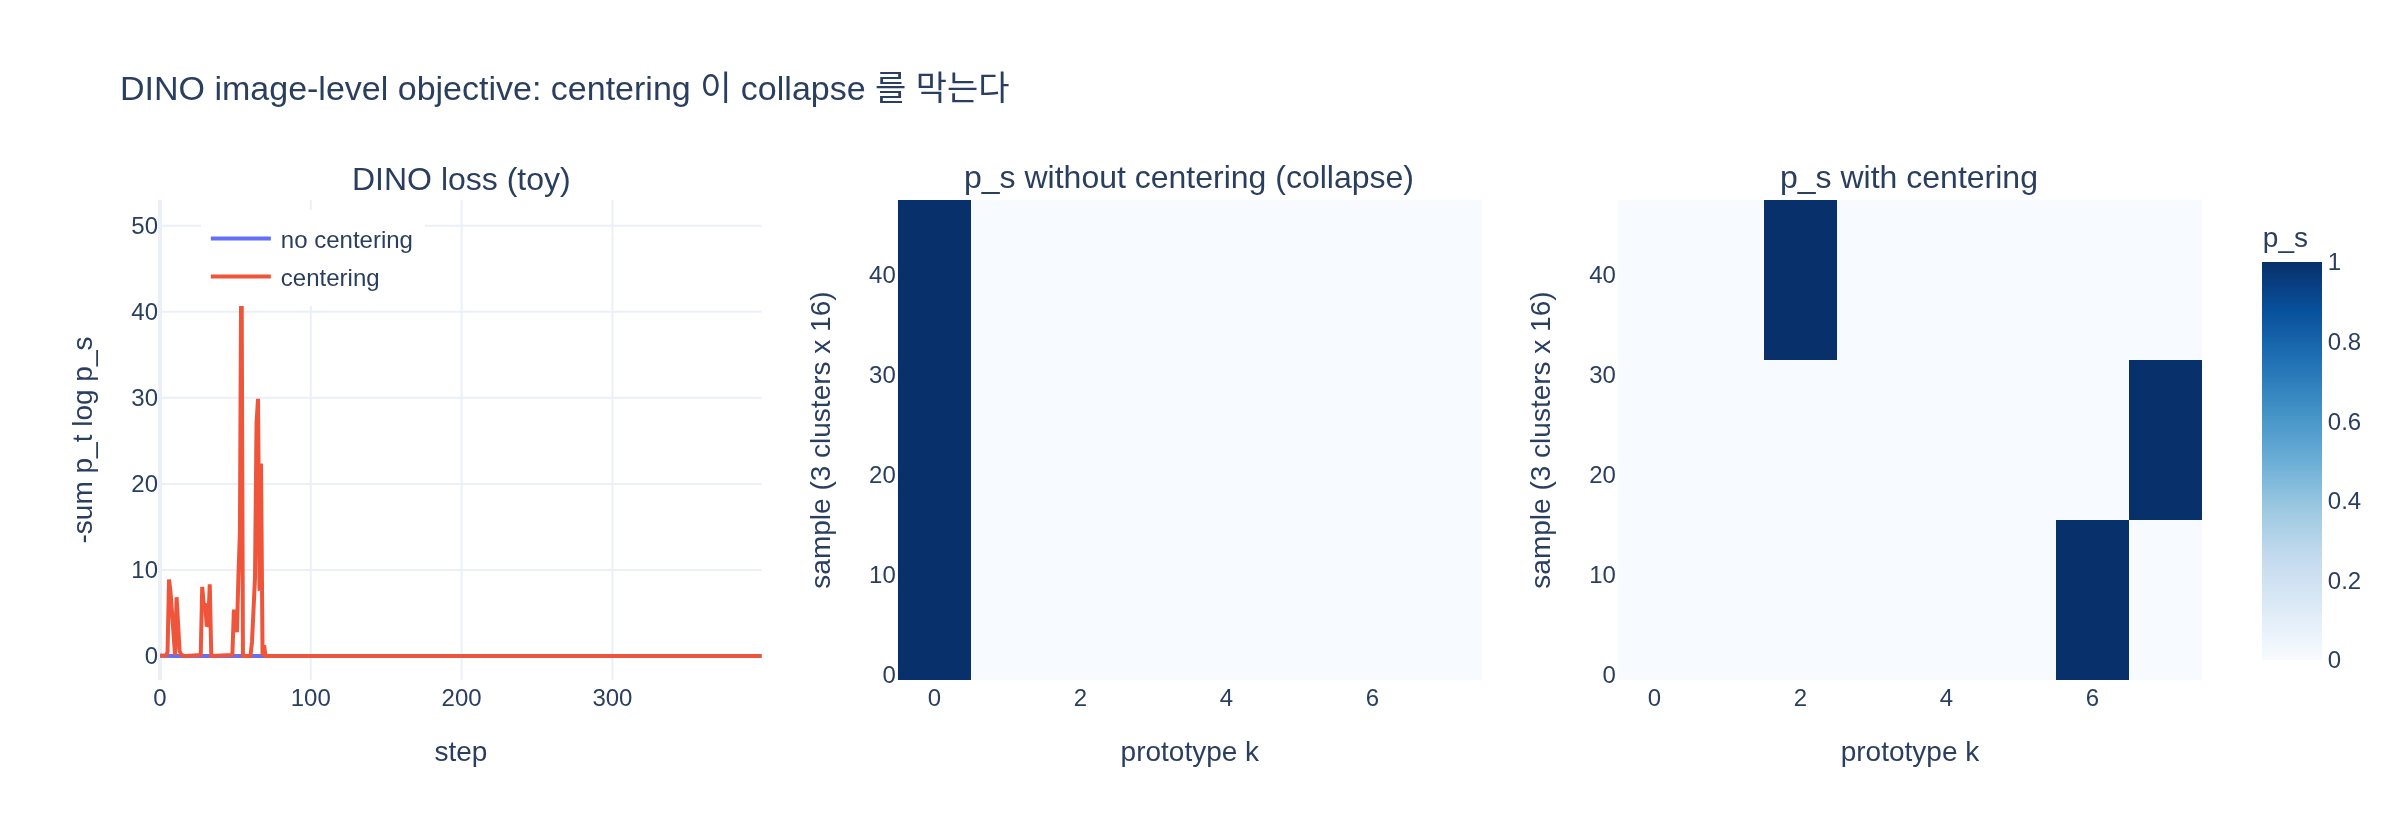

Recreate this plot in Python.
# %% [markdown]
# # DINO image-level objective 를 numpy 로 따라가기
#
# 목표: 논문 §4 의 image-level objective
#
# $$\mathcal{L}_{DINO} = -\sum_k p_t^{(k)} \log p_s^{(k)},\qquad
# p_s = \mathrm{softmax}(s/\tau_s),\quad p_t = \mathrm{softmax}((t-c)/\tau_t)$$
#
# 를 (1) softmax/온도, (2) cross-entropy, (3) centering·sharpening, (4) Sinkhorn-Knopp,
# (5) 작은 학습 시뮬레이션(collapse 재현) 순서로 확인한다. torch 없이 numpy 만 사용.
#
# 필요 패키지: numpy, plotly, kaleido (expy.png 저장용)

# %%
import os
import numpy as np

np.random.seed(0)
HERE = os.path.dirname(os.path.abspath(__file__)) if "__file__" in globals() else os.getcwd()


def _show(fig):
    try:
        from IPython import get_ipython
        if get_ipython() is not None:  # VSCode 셀/Jupyter에서만 렌더링
            fig.show()
    except ImportError:
        pass


def softmax(z, tau=1.0, axis=-1):
    z = z / tau
    z = z - z.max(axis=axis, keepdims=True)  # 수치 안정화
    e = np.exp(z)
    return e / e.sum(axis=axis, keepdims=True)


def log_softmax(z, tau=1.0, axis=-1):
    z = z / tau
    z = z - z.max(axis=axis, keepdims=True)
    return z - np.log(np.exp(z).sum(axis=axis, keepdims=True))


def entropy(p, axis=-1):
    return -(p * np.log(p + 1e-12)).sum(axis=axis)


# %% [markdown]
# ## 1. softmax 와 온도 $\tau$
#
# 같은 점수 벡터에 $\tau$ 만 바꿔 보면, $\tau$ 가 작을수록 분포가 뾰족(sharp)해진다.
# DINO 는 student 에 $\tau_s=0.1$, teacher 에 $\tau_t=0.04\sim0.07$ 을 준다.

# %%
scores = np.array([0.9, 0.7, 0.5, 0.1, -0.3])  # cos 유사도 같은 prototype score 예시
for tau in [1.0, 0.1, 0.04]:
    p = softmax(scores, tau)
    print(f"tau={tau:<5} p={np.round(p, 4)}  entropy={entropy(p):.3f}")
# 출력:
# tau=1.0   p=[0.3087 0.2527 0.2069 0.1387 0.093 ]  entropy=1.531
# tau=0.1   p=[8.666e-01 1.173e-01 1.590e-02 3.000e-04 0.000e+00]  entropy=0.444
# tau=0.04  p=[0.9933 0.0067 0.     0.     0.    ]  entropy=0.041

# %% [markdown]
# ## 2. cross-entropy 와 그 최소값
#
# $H(p_t,p_s) = -\sum_k p_t^{(k)}\log p_s^{(k)} = H(p_t) + \mathrm{KL}(p_t\|p_s)$ 이므로
# $p_s=p_t$ 일 때 최소이고 그 값은 $H(p_t)$ 이다. 무작위 $p_s$ 로 수치 확인.

# %%
def cross_entropy(p_t, log_p_s):
    return -(p_t * log_p_s).sum(-1)


p_t = softmax(scores, 0.07)
ce_self = cross_entropy(p_t, np.log(p_t))
print(f"H(p_t)            = {entropy(p_t):.4f}")
print(f"CE(p_t, p_s=p_t)  = {ce_self:.4f}")
for _ in range(3):
    s_rand = np.random.randn(5)
    ce = cross_entropy(p_t, log_softmax(s_rand, 0.1))
    print(f"CE(p_t, random p_s) = {ce:.4f}  (>= {ce_self:.4f}: {ce >= ce_self})")
# 출력:
# H(p_t)            = 0.2316
# CE(p_t, p_s=p_t)  = 0.2316
# CE(p_t, random p_s) = 5.5631  (>= 0.2316: True)
# CE(p_t, random p_s) = 18.2089  (>= 0.2316: True)
# CE(p_t, random p_s) = 12.3747  (>= 0.2316: True)

# %% [markdown]
# ## 3. teacher 의 centering + sharpening
#
# 논문/코드: `p_t = softmax((t - c) / tau_t)`, `c <- m*c + (1-m)*mean_batch(t)`, $m=0.9$.
#
# 시나리오: 배치 $B=6$, prototype $K=5$. 모든 샘플의 0번 prototype 점수에 공통 편향 $+3$ 이 있어
# (collapse 초기 증상) 그대로 softmax 하면 모두 0번으로 몰린다. centering 이 그 편향을 제거하는지 본다.

# %%
B, K = 6, 5
t = np.random.randn(B, K) * 0.5
t[:, 0] += 3.0  # 공통 편향: 모든 샘플이 prototype 0 을 선호

center = np.zeros((1, K))
momentum = 0.9
for _ in range(50):  # 여러 iteration 동안 같은 통계의 배치를 봤다고 가정
    center = momentum * center + (1 - momentum) * t.mean(0, keepdims=True)
print("EMA center      :", np.round(center[0], 3))

p_raw = softmax(t, 0.07)                 # centering 없음, sharpening 만
p_center = softmax(t - center, 1.0)      # centering 만, sharpening 없음
p_both = softmax(t - center, 0.07)       # DINO teacher
for name, p in [("sharpen only ", p_raw), ("center only  ", p_center), ("center+sharpen", p_both)]:
    print(f"{name}: argmax={p.argmax(1)}  mean per-sample H={entropy(p).mean():.3f}"
          f"  H(batch-mean p)={entropy(p.mean(0)):.3f}")
# 출력:
# EMA center      : [ 2.619  0.197 -0.076  0.057  0.143]
# sharpen only : argmax=[0 0 0 0 0 0]  mean per-sample H=0.000  H(batch-mean p)=0.000
# center only  : argmax=[1 4 3 0 2 3]  mean per-sample H=1.478  H(batch-mean p)=1.608
# center+sharpen: argmax=[1 4 3 0 2 3]  mean per-sample H=0.239  H(batch-mean p)=1.533

# %% [markdown]
# 해석
# * **sharpen only**: 전부 prototype 0 → 한 차원 지배형 collapse. 배치 평균 분포의 엔트로피 0.
# * **center only**: 샘플별로 다른 prototype 을 가리키지만 각 분포가 흐릿함(H 큼) → 균등분포형 collapse 위험.
# * **center+sharpen**: 각 샘플은 뾰족(H≈0)하면서 배치 전체로는 여러 prototype 에 퍼짐(H(batch-mean) 큼). DINO 가 원하는 상태.

# %% [markdown]
# ## 4. Sinkhorn-Knopp centering (DINOv2 옵션)
#
# `DINOLoss.sinkhorn_knopp_teacher` 를 그대로 옮김: $Q=\exp(t/\tau_t)^\top$ ($K\times B$) 를
# 행 합 $1/K$, 열 합 $1/B$ 가 되도록 3회 번갈아 정규화. 반복할수록 prototype 별 점유율(열 합)이 $B/K$ 로 균등해진다
# (3회는 완전 수렴 전이지만 EMA centering 보다 훨씬 균등하다).

# %%
def sinkhorn_knopp_teacher(teacher_output, teacher_temp, n_iterations=3):
    Q = np.exp(teacher_output / teacher_temp).T  # K x B
    Bn = Q.shape[1]
    Kn = Q.shape[0]
    Q /= Q.sum()
    for _ in range(n_iterations):
        Q /= Q.sum(1, keepdims=True); Q /= Kn   # 행: prototype 별 총 질량 1/K
        Q /= Q.sum(0, keepdims=True); Q /= Bn   # 열: 샘플 별 총 질량 1/B
    Q *= Bn                                     # 열 합 = 1 (각 샘플이 확률분포)
    return Q.T


p_sk = sinkhorn_knopp_teacher(t, 0.07)
print("row sums (per sample)   :", np.round(p_sk.sum(1), 4))
print("col sums, 3 iters (DINOv2):", np.round(p_sk.sum(0), 3), " target B/K =", B / K)
print("col sums, 20 iters       :", np.round(sinkhorn_knopp_teacher(t, 0.07, 20).sum(0), 3))
print("argmax:", p_sk.argmax(1))
print("EMA-centered p_t 의 prototype 점유율:", np.round(p_both.sum(0), 3))
# 출력:
# row sums (per sample)   : [1. 1. 1. 1. 1. 1.]
# col sums, 3 iters (DINOv2): [1.23  0.967 0.916 1.798 1.089]  target B/K = 1.2
# col sums, 20 iters       : [1.145 1.177 1.203 1.253 1.222]
# argmax: [1 4 3 0 2 3]
# EMA-centered p_t 의 prototype 점유율: [1.534 0.529 0.937 1.844 1.156]

# %% [markdown]
# ## 5. 작은 학습 시뮬레이션: centering 유무에 따른 collapse
#
# 진짜 ViT 대신 "class token" 을 3개 군집에서 뽑은 8차원 벡터 $x$ 로 대체하고,
# DINO head 를 선형층 $s = W x + b$ 로 단순화한다.
# 같은 이미지의 두 crop 은 $x$ 에 서로 다른 잡음을 더한 두 벡터로 흉내낸다.
#
# * student: $p_s=\mathrm{softmax}(W_s x_1/\tau_s)$
# * teacher: $p_t=\mathrm{softmax}((W_t x_2 - c)/\tau_t)$, $W_t \leftarrow \lambda W_t+(1-\lambda)W_s$
# * 손실 $-\sum p_t\log p_s$ 의 $W_s$ 에 대한 기울기: $\partial\mathcal{L}/\partial s = (p_s - p_t)/\tau_s$
#   (softmax + cross-entropy 의 표준 결과), 따라서 $\partial\mathcal{L}/\partial W_s = \frac{1}{\tau_s}(p_s-p_t)\,x_1^\top$.

# %%
def make_batch(n_per_cluster=16, dim=8, n_clusters=3, noise=0.3, rng=np.random):
    centers = rng.randn(n_clusters, dim) * 2.0
    xs, labels = [], []
    for ci, cen in enumerate(centers):
        xs.append(cen + rng.randn(n_per_cluster, dim) * 0.5)
        labels += [ci] * n_per_cluster
    x = np.concatenate(xs)
    x1 = x + rng.randn(*x.shape) * noise   # crop 1 (student 가 봄)
    x2 = x + rng.randn(*x.shape) * noise   # crop 2 (teacher 가 봄)
    return x1, x2, np.array(labels)


def train_dino_toy(use_centering, steps=400, K=8, tau_s=0.1, tau_t=0.05, lr=0.5,
                   ema=0.9, center_m=0.9, seed=1):
    rng = np.random.RandomState(seed)
    x1, x2, labels = make_batch(rng=rng)
    x1 = np.hstack([x1, np.ones((len(x1), 1))])  # bias 항
    x2 = np.hstack([x2, np.ones((len(x2), 1))])
    W_s = rng.randn(K, x1.shape[1]) * 0.1
    W_s[0, -1] += 2.0                           # prototype 0 을 선호하는 초기 편향 (collapse 씨앗)
    W_t = W_s.copy()
    c = np.zeros((1, K))
    losses = []
    for _ in range(steps):
        t_out = x2 @ W_t.T                      # teacher prototype scores (no grad)
        if use_centering:
            p_t = softmax(t_out - c, tau_t)
            c = center_m * c + (1 - center_m) * t_out.mean(0, keepdims=True)
        else:
            p_t = softmax(t_out, tau_t)
        s_out = x1 @ W_s.T
        log_p_s = log_softmax(s_out, tau_s)
        loss = cross_entropy(p_t, log_p_s).mean()
        losses.append(loss)
        grad_s = (np.exp(log_p_s) - p_t) / tau_s          # dL/ds
        grad_W = grad_s.T @ x1 / len(x1)                   # dL/dW_s
        W_s -= lr * grad_W
        W_t = ema * W_t + (1 - ema) * W_s                  # teacher EMA
    p_final = softmax(x1 @ W_s.T, tau_s)
    return np.array(losses), p_final, labels


for use_c in [False, True]:
    losses, p_final, labels = train_dino_toy(use_c)
    assign = p_final.argmax(1)
    usage = np.bincount(assign, minlength=8)
    print(f"centering={use_c!s:<5} final loss={losses[-1]:.4f}  prototype usage={usage}"
          f"  #used={np.count_nonzero(usage)}  H(mean p)={entropy(p_final.mean(0)):.3f}")
    for ci in range(3):
        print(f"   cluster {ci}: assigned prototypes -> {np.bincount(assign[labels == ci], minlength=8)}")
# 출력:
# centering=False final loss=0.0000  prototype usage=[48  0  0  0  0  0  0  0]  #used=1  H(mean p)=0.000
#    cluster 0: assigned prototypes -> [16  0  0  0  0  0  0  0]
#    cluster 1: assigned prototypes -> [16  0  0  0  0  0  0  0]
#    cluster 2: assigned prototypes -> [16  0  0  0  0  0  0  0]
# centering=True  final loss=0.0000  prototype usage=[ 0  0 16  0  0  0 16 16]  #used=3  H(mean p)=1.099
#    cluster 0: assigned prototypes -> [ 0  0  0  0  0  0 16  0]
#    cluster 1: assigned prototypes -> [ 0  0  0  0  0  0  0 16]
#    cluster 2: assigned prototypes -> [ 0  0 16  0  0  0  0  0]

# %% [markdown]
# 두 경우 모두 손실은 0 에 수렴하지만 결과는 전혀 다르다. centering 이 없으면 모든 샘플(3 군집 48개)이
# prototype 0 하나에 배정되는 **collapse** — 손실 값만으로는 구분할 수 없는 자명해다.
# centering 이 있으면 군집마다 서로 다른 prototype(2, 6, 7)을 쓰고, 배치 평균 분포의 엔트로피는 $\log 3\approx1.099$ 로 최대.
# 실제 DINOv2 는 $K=65{,}536$, ViT backbone, 3-layer MLP head 로 같은 원리를 대규모로 수행한다.

# %% [markdown]
# ## 6. 시각화 → `expy.png`
#
# (왼쪽) 학습 곡선, (가운데/오른쪽) 학습 후 student 의 $p_s$ 히트맵 (행=샘플, 열=prototype).

# %%
import plotly.graph_objects as go
from plotly.subplots import make_subplots

res = {use_c: train_dino_toy(use_c) for use_c in [False, True]}
fig = make_subplots(
    rows=1, cols=3, column_widths=[0.34, 0.33, 0.33],
    subplot_titles=("DINO loss (toy)", "p_s without centering (collapse)", "p_s with centering"),
)
for use_c, name in [(False, "no centering"), (True, "centering")]:
    fig.add_trace(go.Scatter(y=res[use_c][0], mode="lines", name=name), row=1, col=1)
for col, use_c in [(2, False), (3, True)]:
    fig.add_trace(go.Heatmap(z=res[use_c][1], colorscale="Blues", zmin=0, zmax=1,
                             showscale=(col == 3), colorbar=dict(title="p_s")), row=1, col=col)
    fig.update_xaxes(title_text="prototype k", row=1, col=col)
    fig.update_yaxes(title_text="sample (3 clusters x 16)", row=1, col=col)
fig.update_xaxes(title_text="step", row=1, col=1)
fig.update_yaxes(title_text="-sum p_t log p_s", row=1, col=1)
fig.update_layout(width=1200, height=420, template="plotly_white",
                  title_text="DINO image-level objective: centering 이 collapse 를 막는다",
                  legend=dict(x=0.02, y=0.98))
_show(fig)
png_path = os.path.join(HERE, "expy.png")
try:
    fig.write_image(png_path, scale=2)
    print("saved:", png_path)
except Exception as e:  # kaleido 미설치 등
    print("write_image 실패:", e)
# 출력:
# saved: /home/sungwoo/projects/swcho/dinov2/fm/papers/.fm/hints/10bf9f4b-5c35-4dc9-a71a-f6a28629b67e/expy.png
